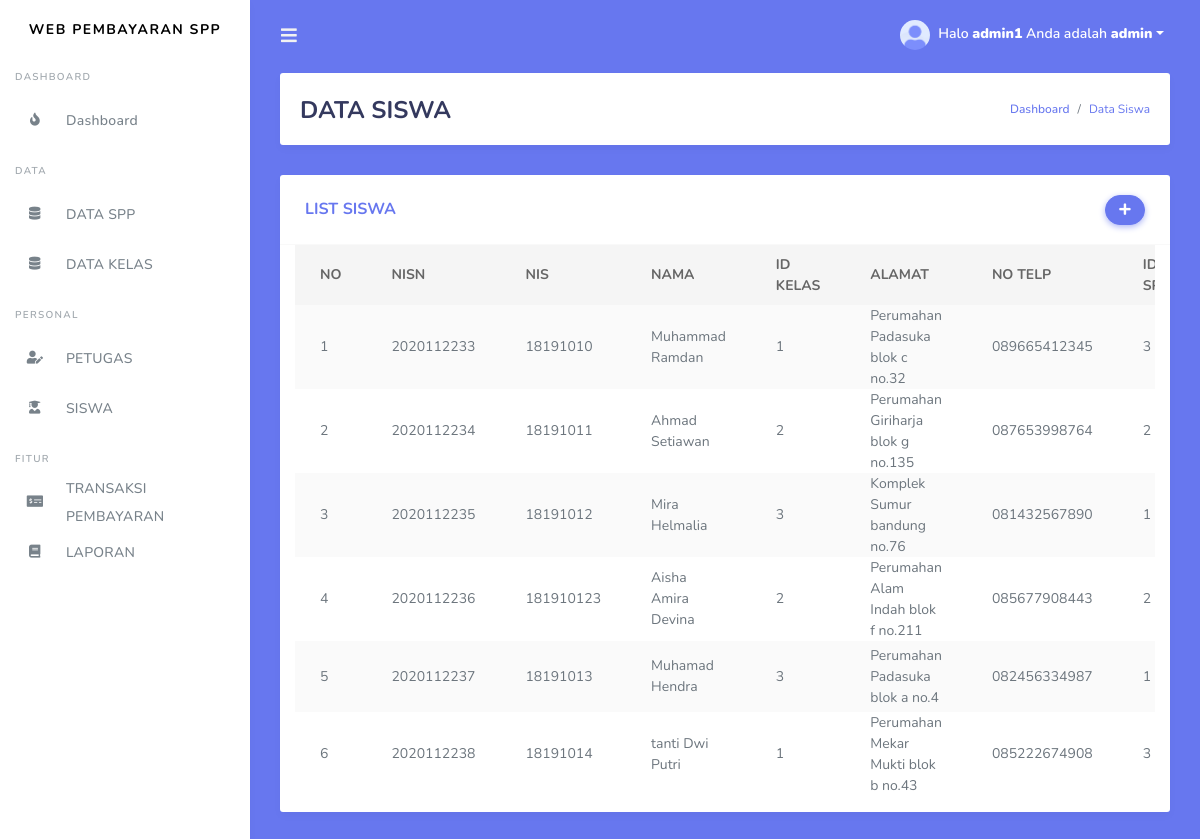
The app's page /siswa.php (signed in) with its own data.
### tables this page shows
CREATE TABLE `siswa` (
  `nisn` varchar(11) NOT NULL,
  `nis` varchar(11) NOT NULL,
  `nama` varchar(35) NOT NULL,
  `id_kelas` int(11) NOT NULL,
  `alamat` text NOT NULL,
  `no_telp` varchar(13) NOT NULL,
  `id_spp` int(11) NOT NULL
);

CREATE TABLE `kelas` (
  `id_kelas` int(11) NOT NULL,
  `nama_kelas` varchar(10) NOT NULL,
  `kompetensi_keahlian` varchar(50) NOT NULL
);

CREATE TABLE `spp` (
  `id_spp` int(11) NOT NULL,
  `tahun` int(11) NOT NULL,
  `nominal` int(11) NOT NULL
);

### siswa.php (the view, shortened to what this page needs)
<!DOCTYPE html>
<html>
  <head>
  </head>
<body>
	<?php
  include ('tampilan/header.php');
  include ('tampilan/sidebar.php');
?>
      <div class="main-content bg-primary">
        <section class="section">
          <div class="section-header">
            <h1>DATA SISWA</h1>
            <div class="section-header-breadcrumb">
              <div class="breadcrumb-item active"><a href="dashboard.php">Dashboard</a></div>
              <div class="breadcrumb-item text-primary">Data Siswa</div>
            </div>
          </div>
            <div class="row">
              <div class="col-md-12">
                <div class="card">
                  <div class="card-header">
                    <h4>LIST SISWA</h4>
                    <div class="card-header-form">
                      <form>
                          <div class="input-group-btn">
                            <a href="tambah_siswa.php" class="btn btn-primary"><i class="fas fa-plus"></i></a>
                        </div>
                      </form>
                    </div>
                  </div>
                  <div class="card-body p-0 ">
                  <div class="col-md-12">
                    <div class="table-responsive ">
                      <table class="table table-striped ">
                       <thead>
                          <tr>
                          <th>NO</th>
                          <th>NISN</th>
                          <th>NIS</th>
                          <th>NAMA</th>
                          <th>ID KELAS</th>
                          <th>ALAMAT</th>
                          <th>NO TELP</th>
                          <th>ID SPP</th>
                        </tr>
                        </thead>
                         <tbody>
                           <?php
                              $query = "SELECT * FROM siswa,kelas,spp where siswa.id_kelas=kelas.id_kelas AND siswa.id_spp=spp.id_spp ORDER BY nisn ASC";
                        $result = mysqli_query($koneksi, $query);
                              $no = 1;
                              while($row = mysqli_fetch_assoc($result))
                              {
                              ?>
                        <tr>
                          <td><?php echo $no; ?></td>
                          <td><?php echo $row['nisn']; ?></td>
                           <td><?php echo $row['nis']; ?></td>
                            <td><?php echo $row['nama']; ?></td>
                             <td><?php echo $row['id_kelas']; ?></td>
                              <td><?php echo $row['alamat']; ?></td>
                               <td><?php echo $row['no_telp']; ?></td>
                                <td><?php echo substr ($row['id_spp'], 0, 20); ?></td>
                        </tr>
                         <?php
                           $no++;
                           }
                         ?>
                         </tbody>
                      </table>
                    </div>
                  </div>
                </div>
              </div>
              </div>
            </div>
          </div>
        </div>
      </div>
</body>
</html>

### tampilan/header.php (shortened to what this page needs)
<!DOCTYPE html>
<html lang="en">
  <head>
  <link rel="stylesheet" href="bootstrap/bootstrap.min.css">
  <link rel="stylesheet" href="assets/fontawesome-free/css/all.css">
  <link rel="stylesheet" href="css/style.css">
  <link rel="stylesheet" href="css/components.css">
  </head>
  </html>

### tampilan/sidebar.php (shortened to what this page needs)
  <?php
  if($_SESSION['level']=="admin"){
  ?>
<body>
  <div id="app">
    <div class="main-wrapper">
      <nav class="navbar navbar-expand-lg main-navbar">
        <form class="form-inline mr-auto">
          <ul class="navbar-nav mr-3">
            <li><a href="#" data-toggle="sidebar" class="nav-link nav-link-lg"><i class="fas fa-bars"></i></a></li>
          </ul>
        </form>
        <ul class="navbar-nav navbar-right">
          <li class="dropdown"><a href="#" data-toggle="dropdown" class="nav-link dropdown-toggle nav-link-lg nav-link-user">
            <img alt="image" src="img/avatar/avatar-1.png" class="rounded-circle mr-1">
            Halo <b><?php echo $_SESSION['username']; ?></b> Anda adalah <b><?php echo $_SESSION['level']; ?></b></a>
          </li>
        </ul>
      </nav>
      <div class="main-sidebar">
        <aside id="sidebar-wrapper">
          <div class="sidebar-brand">
            <a>Web Pembayaran SPP</a>
          </div>
          <ul class="sidebar-menu">
              <li class="menu-header">Dashboard</li>
              <li>
                <a href="dashboard.php" class="nav-link"><i class="fas fa-fire"></i><span>Dashboard</span></a>
              </li>
              <li class="menu-header">Data</li>
              <li><a class="nav-link" href="spp.php"><i class="fas fa-database"></i> <span>DATA SPP</span></a></li>
              <li><a class="nav-link" href="kelas.php"><i class="fas fa-database"></i> <span>DATA KELAS</span></a></li>
              <li class="menu-header">Personal</li>
              <li><a class="nav-link" href="petugas.php"><i class="fas fa-user-edit"></i> <span>PETUGAS</span></a></li>
              <li><a class="nav-link" href="siswa.php"><i class="fas fa-user-graduate"></i> <span>SISWA</span></a></li>
              <li class="menu-header">Fitur</li>
              <li><a class="nav-link" href="transaksi.php"><i class="fas fa-money-check-alt"></i> <span>TRANSAKSI PEMBAYARAN</span></a></li>
              <li><a class="nav-link" href="laporan.php"><i class="fas fa-book"></i> <span>LAPORAN</span></a></li>
        </aside>
      </div>
<?php
}

### records on screen
siswa: nisn "2020112233", nis "18191010", nama "Muhammad Ramdan", id_kelas.id_kelas "1", alamat "Perumahan Padasuka blok c no.32", no_telp "089665412345", id_spp.id_spp "3"
siswa: nisn "2020112234", nis "18191011", nama "Ahmad Setiawan", id_kelas.id_kelas "2", alamat "Perumahan Giriharja blok g no.135", no_telp "087653998764", id_spp.id_spp "2"
siswa: nisn "2020112235", nis "18191012", nama "Mira Helmalia", id_kelas.id_kelas "3", alamat "Komplek Sumur bandung no.76", no_telp "081432567890", id_spp.id_spp "1"
siswa: nisn "2020112236", nis "181910123", nama "Aisha Amira Devina", id_kelas.id_kelas "2", alamat "Perumahan Alam Indah blok f no.211", no_telp "085677908443", id_spp.id_spp "2"
siswa: nisn "2020112237", nis "18191013", nama "Muhamad Hendra", id_kelas.id_kelas "3", alamat "Perumahan Padasuka blok a no.4", no_telp "082456334987", id_spp.id_spp "1"
siswa: nisn "2020112238", nis "18191014", nama "tanti Dwi Putri", id_kelas.id_kelas "1", alamat "Perumahan Mekar Mukti blok b no.43", no_telp "085222674908", id_spp.id_spp "3"

### other values on screen
$_SESSION['username'] "admin1"
$_SESSION['level'] "admin"
